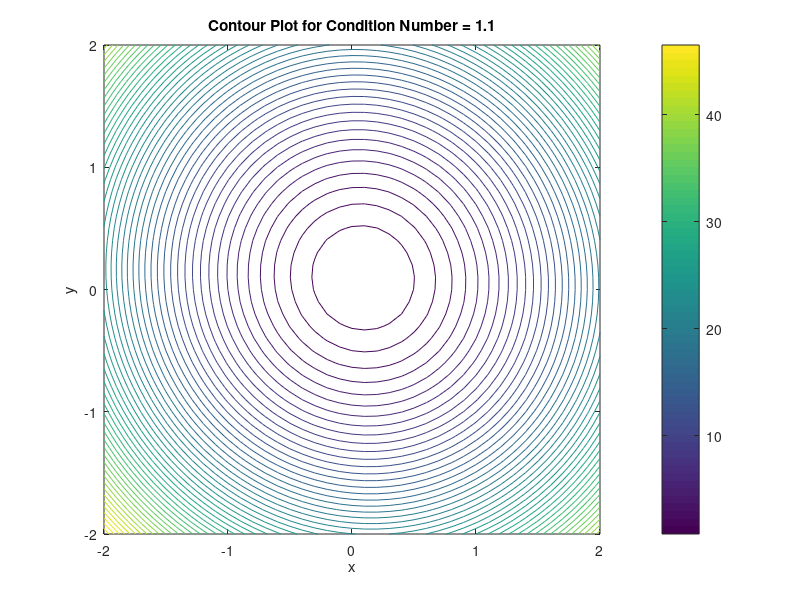
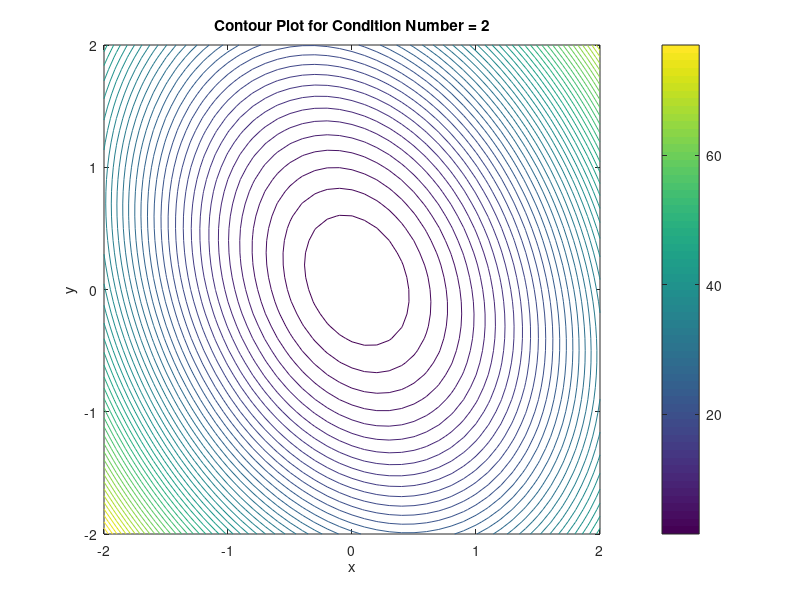
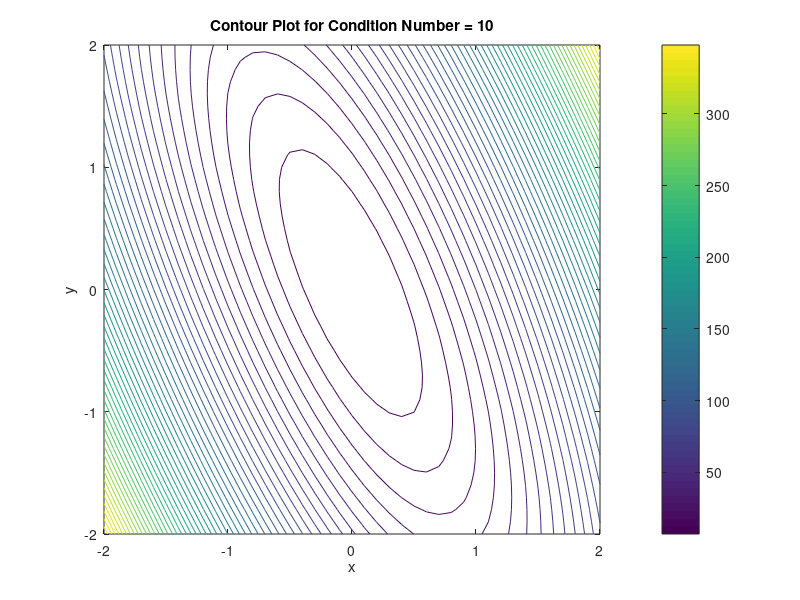

These charts were generated, in order, by the following MATLAB code:
L1 = [11, 20, 100];
L2 = [10, 10, 10];
B = rand(2);
[Q, R] = qr(B);
b = [1;1];

for i = 1:length(L1)
    A = Q' * [L1(i) 0; 0 L2(i)] * Q;

    [x, y] = meshgrid(-2:0.1:2, -2:0.1:2);
    J_values = zeros(size(x));

    for row = 1:size(x, 1)
        for col = 1:size(x, 2)
            J_values(row, col) = 0.5 * ([x(row, col); y(row, col)]' * A * [x(row, col); y(row, col)]) - b'*[x(row, col); y(row, col)];
        end
    end

    figure;
    contour(x, y, J_values, 50);
    title(['Contour Plot for Condition Number = ', num2str(L1(i)/L2(i))]);
    xlabel('x');
    ylabel('y');
    colorbar;
end
